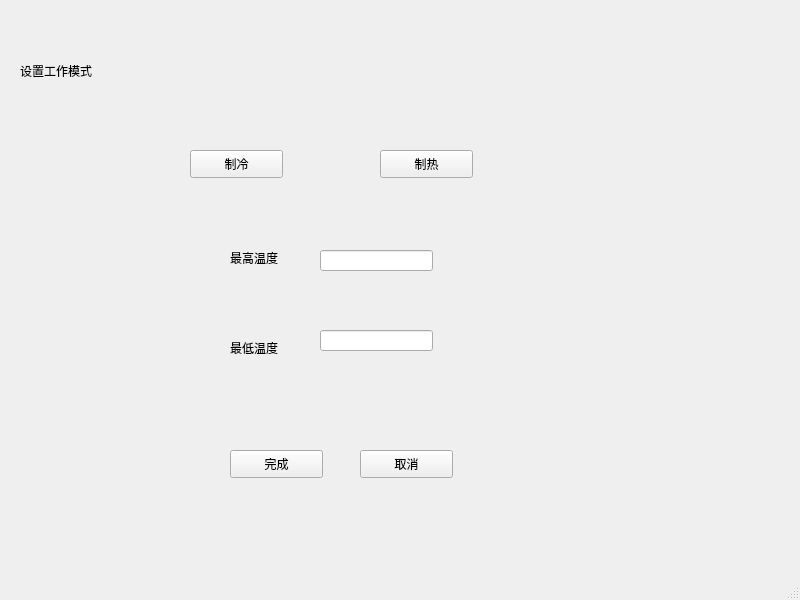
<?xml version="1.0" encoding="UTF-8"?>
<ui version="4.0">
 <class>MainWindow</class>
 <widget class="QMainWindow" name="MainWindow">
  <property name="geometry">
   <rect>
    <x>0</x>
    <y>0</y>
    <width>800</width>
    <height>600</height>
   </rect>
  </property>
  <property name="windowTitle">
   <string>MainWindow</string>
  </property>
  <widget class="QWidget" name="centralwidget">
   <widget class="QLabel" name="label">
    <property name="geometry">
     <rect>
      <x>20</x>
      <y>50</y>
      <width>101</width>
      <height>41</height>
     </rect>
    </property>
    <property name="text">
     <string>设置工作模式</string>
    </property>
   </widget>
   <widget class="QPushButton" name="cold">
    <property name="geometry">
     <rect>
      <x>190</x>
      <y>150</y>
      <width>93</width>
      <height>28</height>
     </rect>
    </property>
    <property name="text">
     <string>制冷</string>
    </property>
   </widget>
   <widget class="QPushButton" name="warm">
    <property name="geometry">
     <rect>
      <x>380</x>
      <y>150</y>
      <width>93</width>
      <height>28</height>
     </rect>
    </property>
    <property name="text">
     <string>制热</string>
    </property>
   </widget>
   <widget class="QLabel" name="label_2">
    <property name="geometry">
     <rect>
      <x>230</x>
      <y>250</y>
      <width>72</width>
      <height>15</height>
     </rect>
    </property>
    <property name="text">
     <string>最高温度</string>
    </property>
   </widget>
   <widget class="QLabel" name="label_3">
    <property name="geometry">
     <rect>
      <x>230</x>
      <y>340</y>
      <width>72</width>
      <height>15</height>
     </rect>
    </property>
    <property name="text">
     <string>最低温度</string>
    </property>
   </widget>
   <widget class="QLineEdit" name="input_high">
    <property name="geometry">
     <rect>
      <x>320</x>
      <y>250</y>
      <width>113</width>
      <height>21</height>
     </rect>
    </property>
   </widget>
   <widget class="QLineEdit" name="low">
    <property name="geometry">
     <rect>
      <x>320</x>
      <y>330</y>
      <width>113</width>
      <height>21</height>
     </rect>
    </property>
   </widget>
   <widget class="QPushButton" name="ok">
    <property name="geometry">
     <rect>
      <x>230</x>
      <y>450</y>
      <width>93</width>
      <height>28</height>
     </rect>
    </property>
    <property name="text">
     <string>完成</string>
    </property>
   </widget>
   <widget class="QPushButton" name="cancel">
    <property name="geometry">
     <rect>
      <x>360</x>
      <y>450</y>
      <width>93</width>
      <height>28</height>
     </rect>
    </property>
    <property name="text">
     <string>取消</string>
    </property>
   </widget>
  </widget>
  <widget class="QMenuBar" name="menubar">
   <property name="geometry">
    <rect>
     <x>0</x>
     <y>0</y>
     <width>800</width>
     <height>26</height>
    </rect>
   </property>
  </widget>
  <widget class="QStatusBar" name="statusbar"/>
 </widget>
 <resources/>
 <connections/>
</ui>
